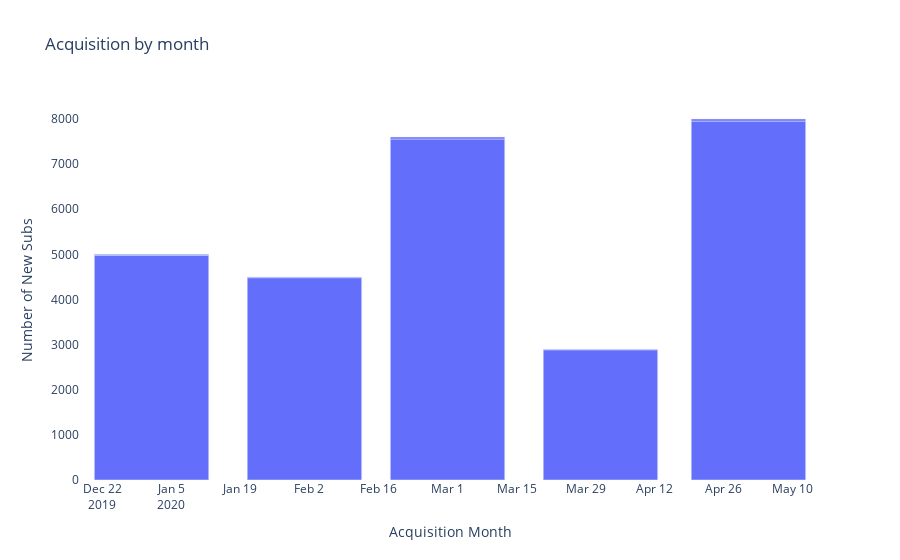

Source (notebook cell):
### Code cell
fig = px.bar(data_bar, x="acquisition_month", y="customer_id", 
             title="Acquisition by month",
                labels={
                     "customer_id": "Number of New Subs",
                     "acquisition_month": "Acquisition Month"
                 })

fig.update_layout({
        'plot_bgcolor': 'rgba(0, 0, 0, 0)',
        'paper_bgcolor': 'rgba(0, 0, 0, 0)',
})


fig.show()

### Figure 1 — Plotly figure (JSON) as saved in the notebook; plotly's stock layout.template omitted (floating-point values rounded to 4 significant figures)
{"data": [{"alignmentgroup": "True", "hovertemplate": "Acquisition Month=%{x}<br>Number of New Subs=%{y}<extra></extra>", "legendgroup": "", "marker": {"color": "#636efa", "pattern": {"shape": ""}}, "name": "", "offsetgroup": "", "orientation": "v", "showlegend": false, "textposition": "auto", "type": "bar", "x": ["2020-01-01T00:00:00", "2020-01-01T00:00:00", "2020-02-01T00:00:00", "2020-02-01T00:00:00", "2020-03-01T00:00:00", "2020-03-01T00:00:00", "2020-04-01T00:00:00", "2020-04-01T00:00:00", "2020-05-01T00:00:00", "2020-05-01T00:00:00"], "xaxis": "x", "y": [4981, 19, 4483, 17, 7557, 43, 2886, 14, 7954, 46], "yaxis": "y"}], "layout": {"barmode": "relative", "legend": {"tracegroupgap": 0}, "paper_bgcolor": "rgba(0, 0, 0, 0)", "plot_bgcolor": "rgba(0, 0, 0, 0)", "title": {"text": "Acquisition by month"}, "xaxis": {"anchor": "y", "domain": [0, 1], "title": {"text": "Acquisition Month"}}, "yaxis": {"anchor": "x", "domain": [0, 1], "title": {"text": "Number of New Subs"}}}}
